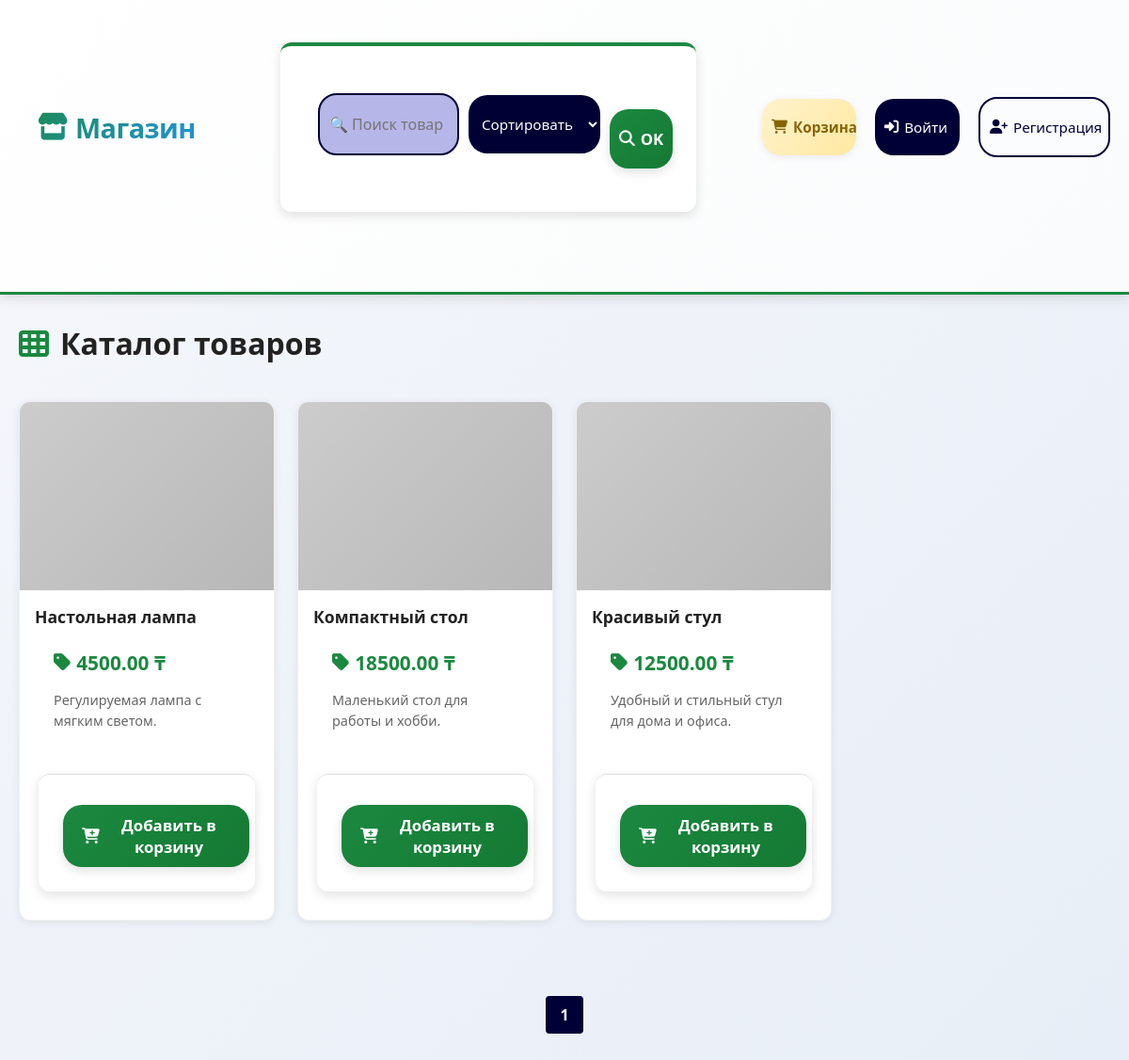
Page /storeProducts/products/ on the earlier database version.
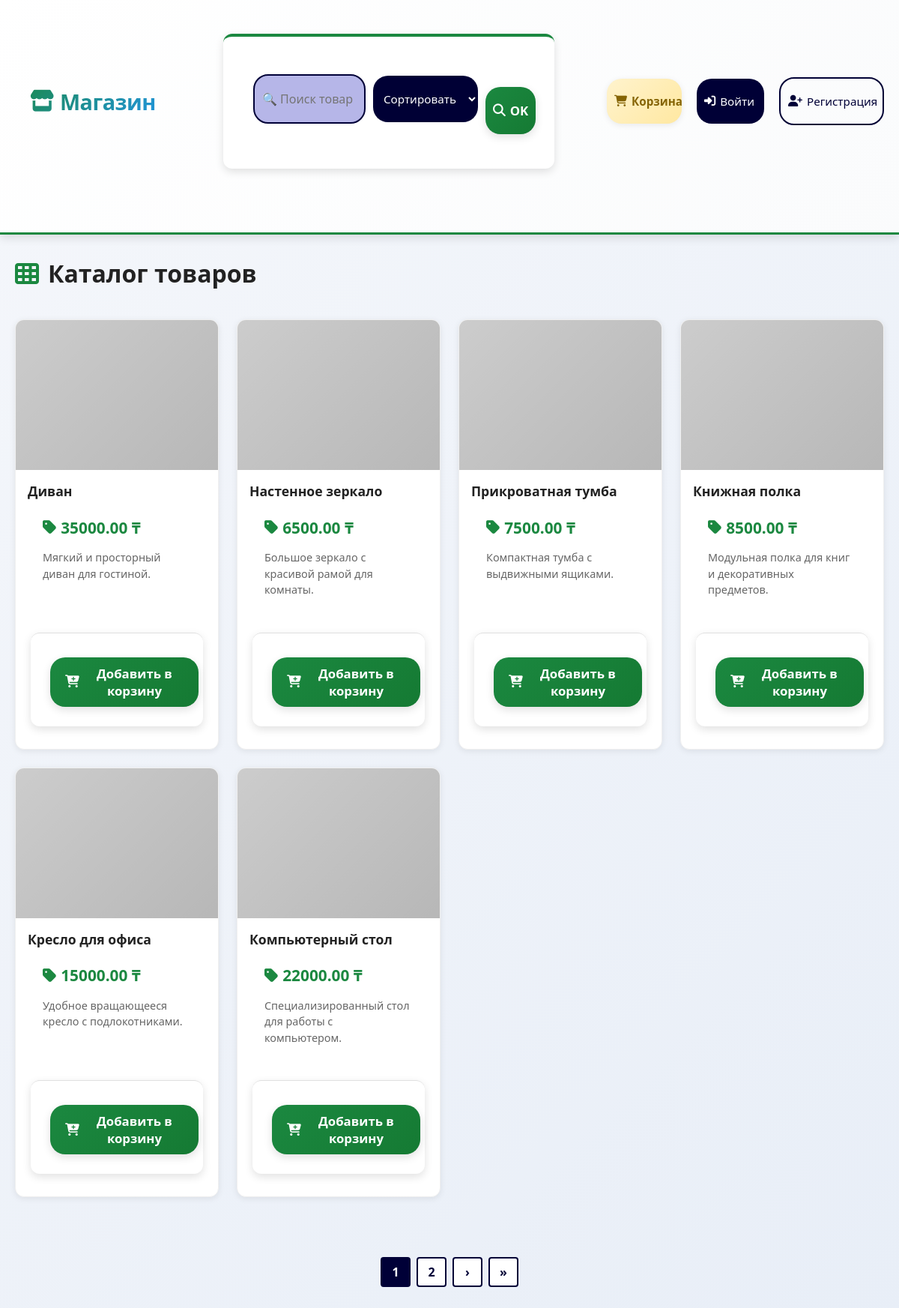
Same page on the later database version.
### storeProducts/models.py (models this page shows, shortened)
class Product(models.Model):
	name = models.CharField(max_length=200)
	description = models.TextField(blank=True)
	price = models.DecimalField(max_digits=10, decimal_places=2)
	image_url = models.URLField(blank=True)
	created_at = models.DateTimeField(auto_now_add=True)
	class Meta:
		ordering = ['-created_at']

### storeProducts/views.py (the view)
# urls.py: path('products/', views.product_list, name='product_list'),
def product_list(request):
    q = request.GET.get('q', '').strip()
    sort = request.GET.get('sort', '')
    products = Product.objects.all()
    if q:
        products = products.filter(name__icontains=q) | products.filter(description__icontains=q)
    if sort == 'price_asc':
        products = products.order_by('price')
    elif sort == 'price_desc':
        products = products.order_by('-price')
    elif sort == 'name':
        products = products.order_by('name')
    paginator = Paginator(products, 6)
    page_number = request.GET.get('page')
    page_obj = paginator.get_page(page_number)
    return render(request, 'products/list.html', {
        'page_obj': page_obj,
        'products': page_obj.object_list,
        'q': q,
        'sort': sort,
        'paginator': paginator
    })

### storeProducts/templates/products/list.html (shortened to what this page needs)
{% extends 'products/base.html' %}
{% block content %}
<h1><i class="fas fa-th"></i> Каталог товаров</h1>
<div class="grid">
  {% for product in products %}
  <div class="card">
    <a href="{{ product.pk }}/">
      <div class="card-image" style="background-image: url('{{ product.image_url|default:'https://via.placeholder.com/300' }}')"></div>
      <div class="card-body">
        <h3>{{ product.name }}</h3>
        <p class="price"><i class="fas fa-tag"></i> {{ product.price }} ₸</p>
        <p class="desc">{{ product.description|truncatechars:100 }}</p>
      </div>
    </a>
    <form method="post" action="{% url 'storeProducts:add_to_cart' product.pk %}">
      <button type="submit" style="margin-bottom: 10px; margin-left: 10px; padding: 10px 20px; background-color: rgb(0, 0, 55); border-radius: 20px; border-style: none; color: white;"><i class="fas fa-cart-plus"></i> Добавить в корзину</button>
    </form>
  </div>
  {% empty %}
  <p>Товаров пока нет.</p>
  {% endfor %}
</div>
<div class="pagination-bottom" style="margin: 50px 0 30px 0; text-align: center; display: flex; justify-content: center; gap: 8px; flex-wrap: wrap;">
  {% for num in page_obj.paginator.page_range %}
    {% if page_obj.number == num %}
      <span class="page-btn active" style="background-color: rgb(0, 0, 55); color: white; cursor: default;">{{ num }}</span>
    {% else %}
      <a href="?page={{ num }}&q={{ q }}&sort={{ sort }}" class="page-btn">{{ num }}</a>
    {% endif %}
  {% endfor %}
  {% if page_obj.has_next %}
    <a href="?page={{ page_obj.next_page_number }}&q={{ q }}&sort={{ sort }}" class="page-btn" title="Следующая">›</a>
    <a href="?page={{ page_obj.paginator.num_pages }}&q={{ q }}&sort={{ sort }}" class="page-btn" title="Последняя">»</a>
  {% endif %}
</div>
{% endblock %}

### storeProducts/templates/products/base.html (shortened to what this page needs)
<!doctype html>
<html lang="ru">
<head>
  <link rel="stylesheet" href="https://cdnjs.cloudflare.com/ajax/libs/font-awesome/6.4.0/css/all.min.css">
  <link rel="stylesheet" href="/static/storeProducts/css/styles.css">
</head>
<body style="display: flex;flex-direction: column; align-items: center; justify-content: center; font-family: Arial, sans-serif; margin: 0; padding: 0;">
  <div class="container">
    <header>
      <nav class="nav" style="display: flex; justify-content: space-between; align-items: center; gap:50px; margin-bottom: 40px; width: 100%;">
        <a class="logo" href="{% url 'storeProducts:home' %}" style=" text-decoration: none; color: white; padding: 20px ;display:flex;justify-content: center;align-items: center; background-color: rgb(0, 0, 55); border-radius: 20px;"><i class="fas fa-store"></i> Магазин</a>
        <form class="search" action="{% url 'storeProducts:product_list' %}" method="get" style="display: flex; gap: 10px; align-items: center;">
          <input type="text" name="q" placeholder="🔍 Поиск товаров" value="{{ q|default:'' }}" style="width: 200px;padding-block: 20px; border-color: rgb(0, 0, 55); border-radius: 20px;background-color: rgb(182, 182, 232); color:white; padding-inline-start: 10px;">
          <select name="sort" style="width: 120px;padding-block: 20px; border-style: none; border-radius: 20px;background-color: rgb(0, 0, 53); color:white; padding-inline: 10px;">
            <option value="">Сортировать</option>
          </select>
          <button type="submit" style="width: 100px;padding-block: 20px; border-style: none; border-radius: 20px;background-color: rgb(0, 0, 54); color:white; padding-inline: 10px;"><i class="fas fa-search"></i> OK</button>
        </form>
        <div class="nav-right" style="display: flex; gap: 20px; align-items: center; justify-content: center; align-items: center;">
          <a href="{% url 'storeProducts:view_cart' %}" class="cart-link" style="width: 100px;padding-block: 20px; border-style: none; border-radius: 20px;background-color: rgb(182, 182, 232); color:white; padding-inline-start: 10px;"><i class="fas fa-shopping-cart"></i> Корзина</a>
          {% if user.is_authenticated %}
            <a href="{% url 'storeProducts:profile' %}" style="width: 120px;padding-block: 20px; border-style: none; border-radius: 20px;background-color: rgb(100, 100, 180); color:white; padding-inline: 10px;"><i class="fas fa-user"></i> Профиль</a>
            <form method="post" action="{% url 'logout' %}" style="margin: 0; display: inline;">
              {% csrf_token %}
              <button type="submit" style="width: 95px;padding-block: 20px;border-style: solid; border-color: rgb(241, 1, 1); border-radius: 20px;background-color: rgba(255, 0, 0, 0.188); color:white; padding-inline: 10px; cursor: pointer;"><i class="fas fa-sign-out-alt"></i> Выйти</button>
            </form>
          {% else %}
            <a href="{% url 'login' %}" style="width: 90px;padding-block: 20px;border-style: none; border-radius: 20px;background-color: rgb(0, 0, 54); color:white; padding-inline: 10px;"><i class="fas fa-sign-in-alt"></i> Войти</a>
            <a href="{% url 'storeProducts:register' %}"  style="width: 140px;padding-block: 20px;border: solid 2px rgb(0, 0, 53); border-radius: 20px; color:rgb(0, 0, 55); padding-inline: 10px;"><i class="fas fa-user-plus"></i> Регистрация</a>
          {% endif %}
        </div>
      </nav>
    </header>
    {% block content %}{% endblock %}
  </div>
</body>
</html>

### storeProducts/templates/products/list.html (style rules this page uses)
.page-btn { display: inline-flex; align-items: center; justify-content: center; width: 40px; height: 40px; padding: 0; background-color: white; border: 2px solid rgb(0, 0, 55); color: rgb(0, 0, 55); text-decoration: none; border-radius: 4px; font-weight: bold; transition: all 0.3s; cursor: pointer; }
.page-btn.active { background-color: rgb(0, 0, 55); color: white; border-color: rgb(0, 0, 55); }

Differences in the rows shown:
no longer on this page (row unchanged): Product: name "Настольная лампа", price "4500.00", description "Регулируемая лампа с мягким светом."
no longer on this page (row unchanged): Product: name "Компактный стол", price "18500.00", description "Маленький стол для работы и хобби."
no longer on this page (row unchanged): Product: name "Красивый стул", price "12500.00", description "Удобный и стильный стул для дома и офиса."
added Product: name "Диван", price "35000.00", description "Мягкий и просторный диван для гостиной."
added Product: name "Настенное зеркало", price "6500.00", description "Большое зеркало с красивой рамой для комнаты."
added Product: name "Прикроватная тумба", price "7500.00", description "Компактная тумба с выдвижными ящиками."
added Product: name "Книжная полка", price "8500.00", description "Модульная полка для книг и декоративных предметов."
added Product: name "Кресло для офиса", price "15000.00", description "Удобное вращающееся кресло с подлокотниками."
added Product: name "Компьютерный стол", price "22000.00", description "Специализированный стол для работы с компьютером."
Other differences:
new list line: "2"
